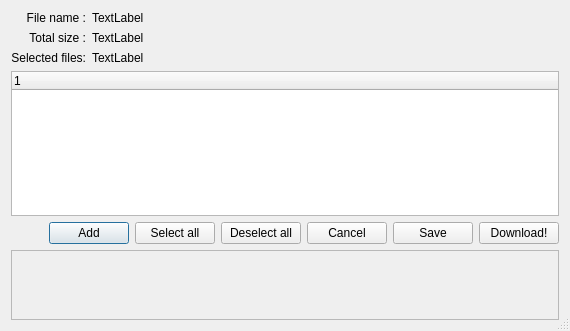
<?xml version="1.0" encoding="UTF-8"?>
<ui version="4.0">
 <class>RsCollectionDialog</class>
 <widget class="QDialog" name="RsCollectionDialog">
  <property name="geometry">
   <rect>
    <x>0</x>
    <y>0</y>
    <width>570</width>
    <height>331</height>
   </rect>
  </property>
  <property name="windowTitle">
   <string>Collection</string>
  </property>
  <property name="windowIcon">
   <iconset resource="../images.qrc">
    <normaloff>:/images/mimetypes/rscollection-16.png</normaloff>:/images/mimetypes/rscollection-16.png</iconset>
  </property>
  <property name="sizeGripEnabled">
   <bool>true</bool>
  </property>
  <layout class="QVBoxLayout" name="verticalLayout_3">
   <item>
    <layout class="QHBoxLayout" name="horizontalLayout_2">
     <item>
      <layout class="QVBoxLayout" name="verticalLayout">
       <item>
        <widget class="QLabel" name="label">
         <property name="text">
          <string>File name :</string>
         </property>
         <property name="alignment">
          <set>Qt::AlignRight|Qt::AlignTrailing|Qt::AlignVCenter</set>
         </property>
        </widget>
       </item>
       <item>
        <widget class="QLabel" name="label_2">
         <property name="text">
          <string>Total size :</string>
         </property>
         <property name="alignment">
          <set>Qt::AlignRight|Qt::AlignTrailing|Qt::AlignVCenter</set>
         </property>
        </widget>
       </item>
       <item>
        <widget class="QLabel" name="label_3">
         <property name="text">
          <string>Selected files:</string>
         </property>
         <property name="alignment">
          <set>Qt::AlignRight|Qt::AlignTrailing|Qt::AlignVCenter</set>
         </property>
        </widget>
       </item>
      </layout>
     </item>
     <item>
      <layout class="QVBoxLayout" name="verticalLayout_2">
       <item>
        <widget class="QLabel" name="_filename_TL">
         <property name="text">
          <string notr="true">TextLabel</string>
         </property>
        </widget>
       </item>
       <item>
        <widget class="QLabel" name="_totalSize_TL">
         <property name="text">
          <string notr="true">TextLabel</string>
         </property>
        </widget>
       </item>
       <item>
        <widget class="QLabel" name="_selectedFiles_TL">
         <property name="text">
          <string notr="true">TextLabel</string>
         </property>
        </widget>
       </item>
      </layout>
     </item>
     <item>
      <spacer name="horizontalSpacer_2">
       <property name="orientation">
        <enum>Qt::Horizontal</enum>
       </property>
       <property name="sizeHint" stdset="0">
        <size>
         <width>40</width>
         <height>20</height>
        </size>
       </property>
      </spacer>
     </item>
    </layout>
   </item>
   <item>
    <widget class="QTreeWidget" name="_fileEntriesTW">
     <property name="editTriggers">
      <set>QAbstractItemView::NoEditTriggers</set>
     </property>
     <property name="selectionMode">
      <enum>QAbstractItemView::ExtendedSelection</enum>
     </property>
     <property name="rootIsDecorated">
      <bool>false</bool>
     </property>
     <property name="allColumnsShowFocus">
      <bool>true</bool>
     </property>
     <column>
      <property name="text">
       <string notr="true">1</string>
      </property>
     </column>
    </widget>
   </item>
   <item>
    <layout class="QHBoxLayout" name="horizontalLayout">
     <item>
      <spacer name="horizontalSpacer">
       <property name="orientation">
        <enum>Qt::Horizontal</enum>
       </property>
       <property name="sizeHint" stdset="0">
        <size>
         <width>40</width>
         <height>20</height>
        </size>
       </property>
      </spacer>
     </item>
     <item>
      <widget class="QPushButton" name="_add_PB">
       <property name="text">
        <string>Add</string>
       </property>
      </widget>
     </item>
     <item>
      <widget class="QPushButton" name="_selectAll_PB">
       <property name="text">
        <string>Select all</string>
       </property>
      </widget>
     </item>
     <item>
      <widget class="QPushButton" name="_deselectAll_PB">
       <property name="text">
        <string>Deselect all</string>
       </property>
      </widget>
     </item>
     <item>
      <widget class="QPushButton" name="_cancel_PB">
       <property name="text">
        <string>Cancel</string>
       </property>
      </widget>
     </item>
     <item>
      <widget class="QPushButton" name="_save_PB">
       <property name="text">
        <string>Save</string>
       </property>
      </widget>
     </item>
     <item>
      <widget class="QPushButton" name="_download_PB">
       <property name="text">
        <string>Download!</string>
       </property>
      </widget>
     </item>
    </layout>
   </item>
   <item>
    <widget class="HashBox" name="_hashBox">
     <property name="widgetResizable">
      <bool>true</bool>
     </property>
    </widget>
   </item>
  </layout>
 </widget>
 <customwidgets>
  <customwidget>
   <class>HashBox</class>
   <extends>QScrollArea</extends>
   <header location="global">gui/common/HashBox.h</header>
   <container>1</container>
  </customwidget>
 </customwidgets>
 <resources>
  <include location="../images.qrc"/>
 </resources>
 <connections/>
</ui>
